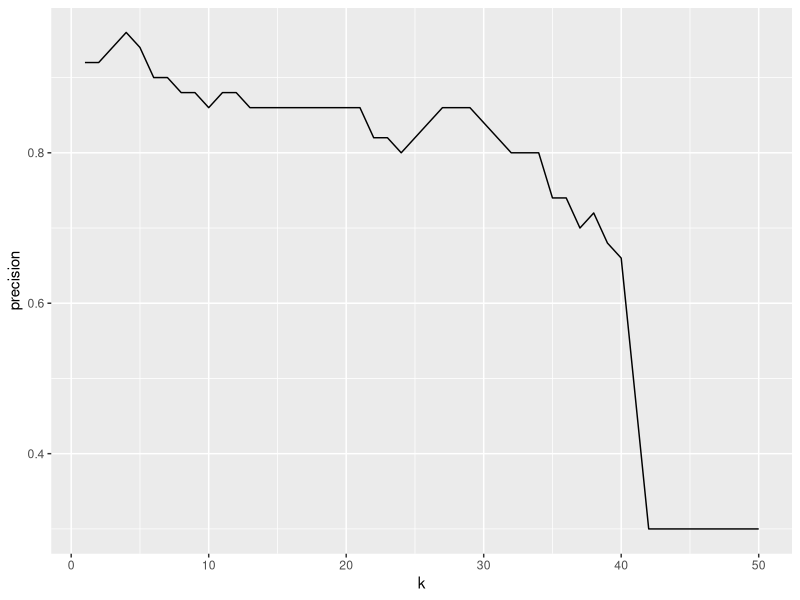

Write R code to recreate this figure.
## ---- chunk 1
data(iris)
## ---- chunk 2
head(iris)
## ---- chunk 3
dim(iris)
## ---- chunk 4
set.seed(50)
## ---- chunk 5
ind_muestra <- sample(150,100)
## ---- chunk 6
ind_entrenamiento <- sample(ind_muestra, 50)
## ---- chunk 7
ind_test <- ind_muestra[!ind_muestra %in% ind_entrenamiento]
## ---- chunk 8
i_entrenamiento <- iris[ind_entrenamiento, ]
i_test <- iris[ind_test, ]

entrenamiento_input <- i_entrenamiento[, -5]
entrenamiento_output <- i_entrenamiento[, 5]

test_input <- i_test[, -5]
test_output <- i_test[, 5]
## ---- chunk 9
#install.packages("class")
library(class)
## ---- chunk 10
test_model_KNN <- knn(train=entrenamiento_input,
                      cl=entrenamiento_output,
                      test = test_input,
                      k = 3)
test_model_KNN
## ---- chunk 11
mean(test_model_KNN == test_output)
## ---- chunk 12
table(test_model_KNN, test_output)
## ---- chunk 13
library(tidyverse)
## ---- chunk 14
k <- 1:50
resultado <- data.frame(k, precision = 0)

for(n in k){
  test_model_KNN <- knn(train= entrenamiento_input,
                        cl= entrenamiento_output,
                        test= test_input,
                        k= n)
  
  resultado$precision[n] <- mean(test_model_KNN == test_output)
}

resultado %>% 
  ggplot() +
  aes(k, precision) +
  geom_line()
